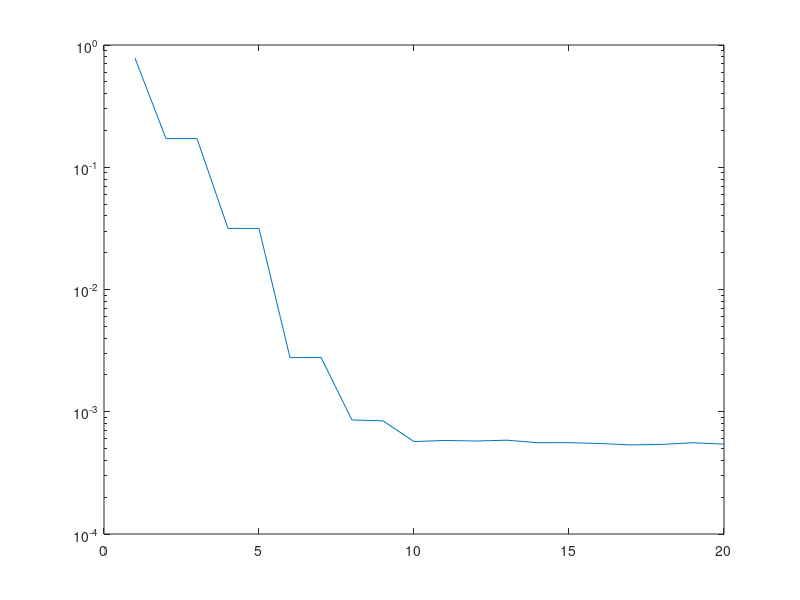

The MATLAB script that drew this image:
f = @(x)(cos((pi*x.^2)/2));
fp = @(x)(f(x) + 10^(-3)*rand(size(x)));
xi = -1 + 2*(0:10^4)/10^4;
fi = f(xi);
fpi = fp(xi);
errors=zeros(1, 20);
for m = 1:20
    p = polyfit(xi,fpi, m);
    y = polyval(p, xi);
    errors(m) = norm(abs(y-fi), inf);
end
semilogy(errors);